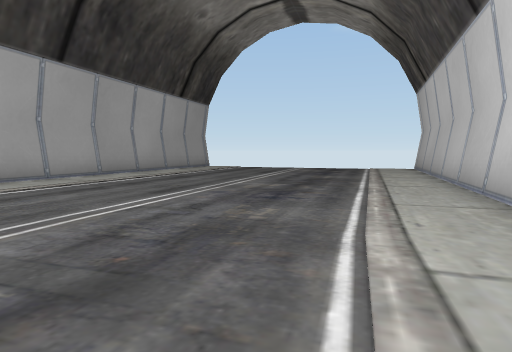
[1] (above)

16 first-person views from a walk through a Unity game level. The camera is 1.4 m above the floor, tilts 4° down and sees 75° across. The floor is counted in squares, 2 m on a side. Each view is taken from the middle of a square. On the plan, view 1 faces up. The plan holds only what a view shows up to about 10 squares ahead; the rest is blank. The place goes on beyond the plan. The player is left out.

[2]
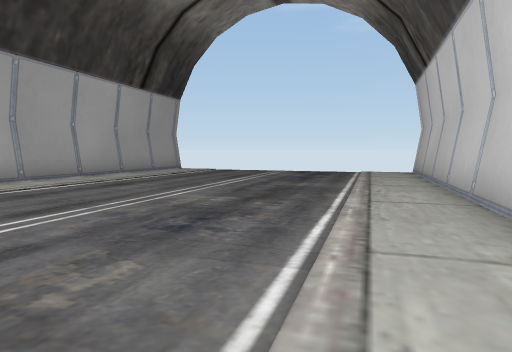

[3]
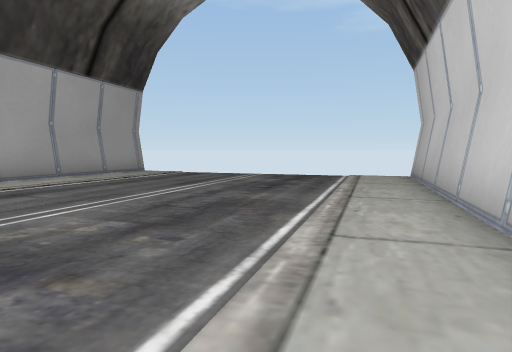

[4]
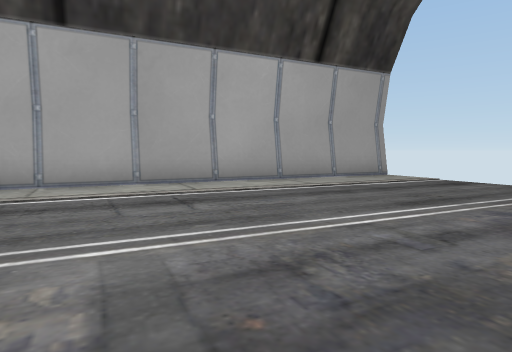

[5]
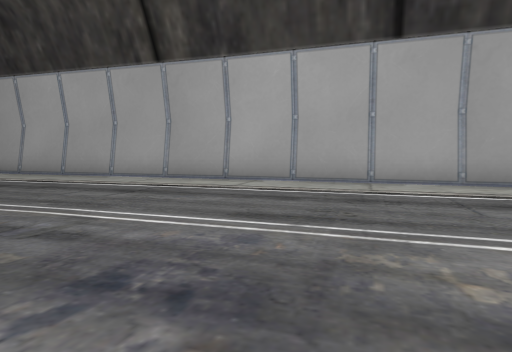

[6]
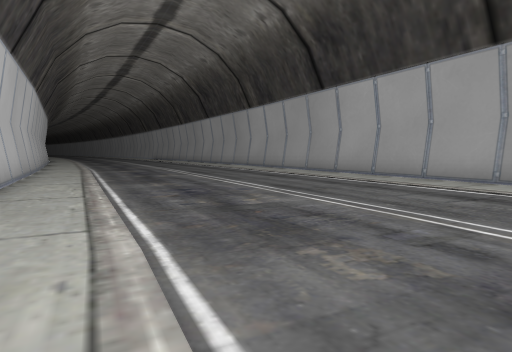

[7]
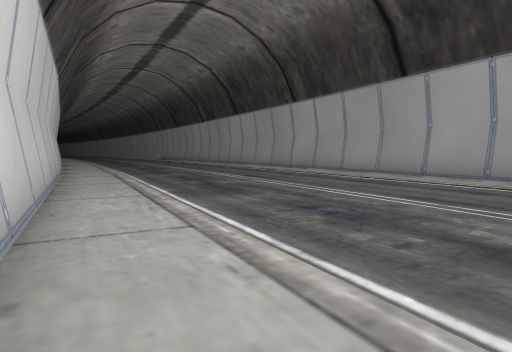

[8]
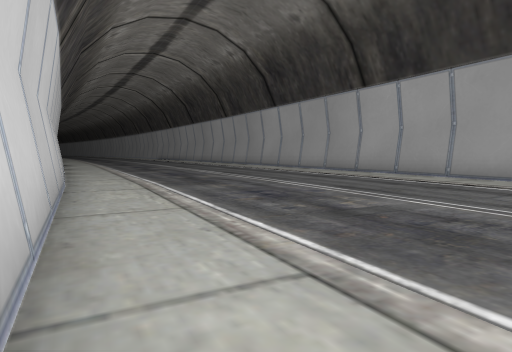

[9]
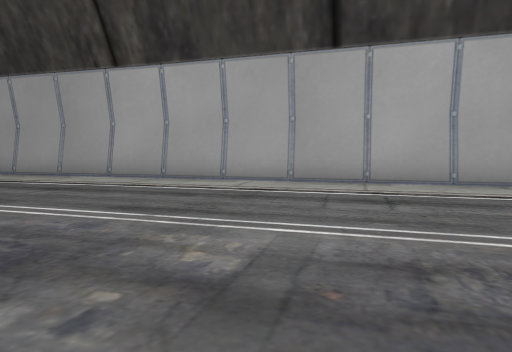

[10]
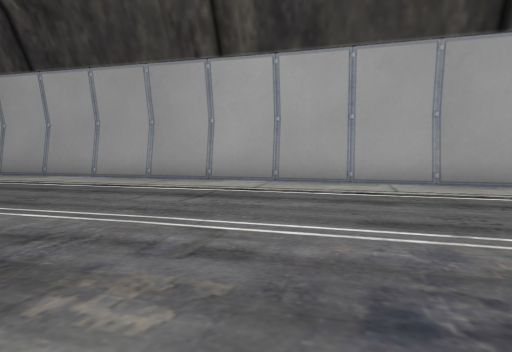

[11]
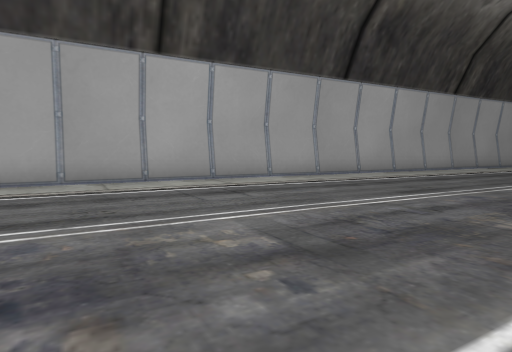

[12]
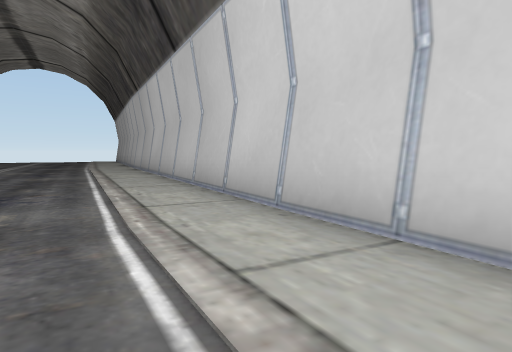

[13]
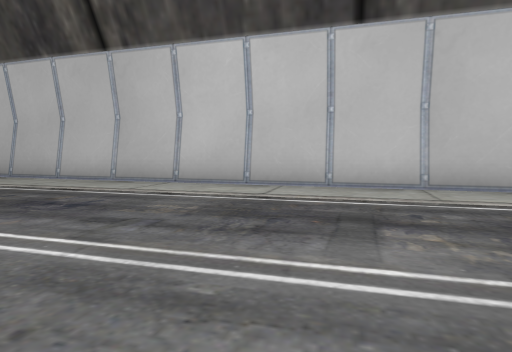

[14]
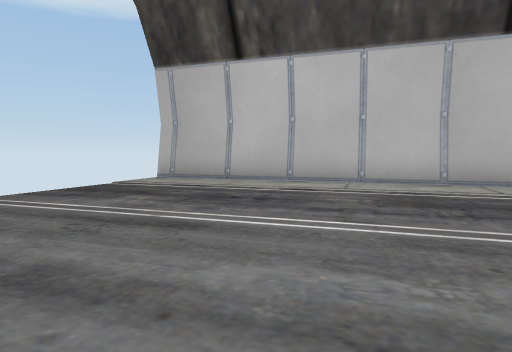

[15]
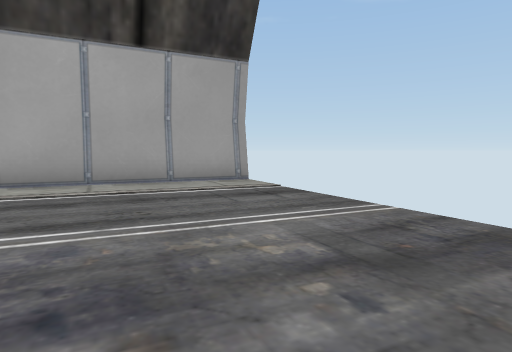

[16]
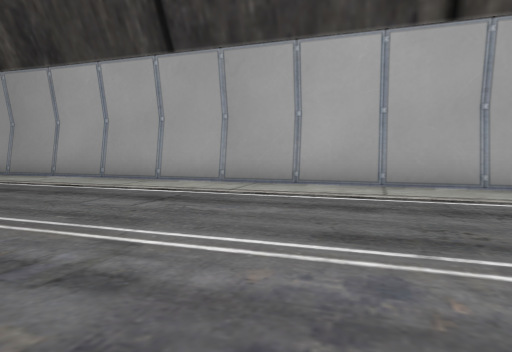

### Floor plan
Points are (right, up) in squares from view 1. A wall is a line through its corners. A room is listed if a view was taken in it or the views show most of it. See-through windows are left out.
Room 1 (views 1, 2, 3, 4, 5, 6, 7, 8, 9, 10, 11, 12, 13, 14, 15, 16)
walls: (-6.6, 5.3) (-12, -12.5); (-8.1, 0.7) (-8.8, -1.5); (2.6, 2.1) (6.7, 13.8); (-9.4, -3.2) (-10.1, -5.2); (-1.6, -11.7) (2.6, 2.2); (-2.4, 17.2) (-8.1, 0.8)

Where each view was taken, in squares from view 1:
view 1: 0 up, 0 right, facing up
view 2: 2 up, 1 right, facing up
view 3: 4 up, 2 right, facing up
view 4: 7 up, 2 right, facing up-left
view 5: 6 up, 2 right, facing left
view 6: 5 up, 2 right, facing down-left
view 7: 2 up, 2 right, facing down-left
view 8: 2 down, 1 right, facing down-left
view 9: 4 down, 1 left, facing left
view 10: 7 down, 2 left, facing left
view 11: 12 down, 3 left, facing up-left
view 12: 12 down, 4 left, facing up-right
view 13: 3 down, 6 left, facing right
view 14: 11 up, 3 left, facing right
view 15: 11 up, 4 right, facing up-left
view 16: 11 up, 3 right, facing left
